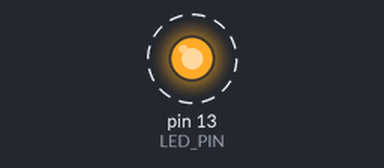
This sketch was run on a simulated Arduino Uno, built with avr-gcc and run on an emulated ATmega328P. Parts: output pins drawn as LEDs (lit = HIGH). Dashed ring = blinking.

Above: at 0.5 s.
Timing chart, 0 to 4.6 s (numbered marks = the images above):
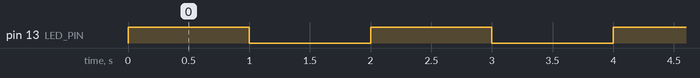

The sketch:

01_led_blink.ino
```cpp
/*
  المشروع 1: التحكم بإضاءة LED (Blink)
  كتاب: 38 مشروع في شهر — لؤي النصري (@robotlouay)

  التوصيل:
    - الطرف الطويل (+) للـ LED  ← مقاومة 220Ω ← Pin 13
    - الطرف القصير (−) للـ LED  ← GND
*/

const int LED_PIN = 13;      // المنفذ المتصل بالـ LED
const int WAIT_MS = 1000;    // مدة الانتظار بالملي ثانية (1000 = ثانية واحدة)

void setup() {
  pinMode(LED_PIN, OUTPUT);  // نجعل المنفذ مخرجاً
}

void loop() {
  digitalWrite(LED_PIN, HIGH);  // تشغيل الـ LED (5 فولت)
  delay(WAIT_MS);               // انتظار ثانية
  digitalWrite(LED_PIN, LOW);   // إطفاء الـ LED (0 فولت)
  delay(WAIT_MS);               // انتظار ثانية ثم التكرار
}
```

Measured:
- by itself, pin 13 (LED_PIN): alternates HIGH for 1.0 s and LOW for 1.0 s
